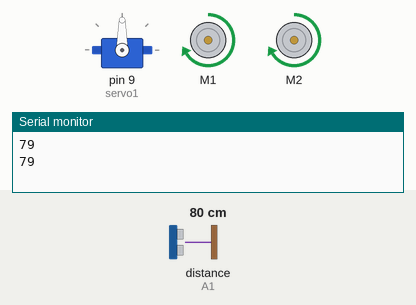
This sketch was run on a simulated Arduino Uno, built with avr-gcc and run on an emulated ATmega328P. Parts: servo, 2 × DC motor (green arrow = forward, orange = backward, longer = faster), the last lines printed to the serial monitor. Wiring (inferred from the names in the program): ultrasonic range finder: trigger A0; echo A1. Inputs (shaded band) come from the test bench; at power-on: distance to the obstacle (sensor on A1) 80 cm. The echo pulse lasts 58.3 µs per cm.

Above: at 1.2 s.
1.3 s: distance to the obstacle (sensor on A1) set to 33 cm
3.2 s: distance to the obstacle (sensor on A1) set to 29 cm
At 6.0 s:
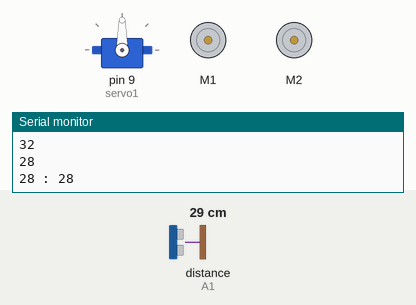
6.2 s: distance to the obstacle (sensor on A1) set to 35 cm
At 7.6 s:
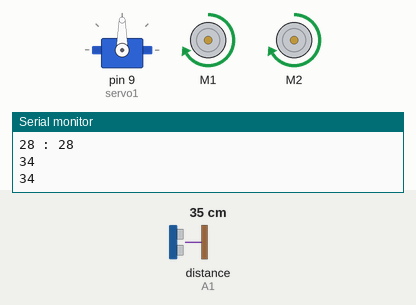
8.0 s: distance to the obstacle (sensor on A1) set to 2 cm
At 8.9 s:
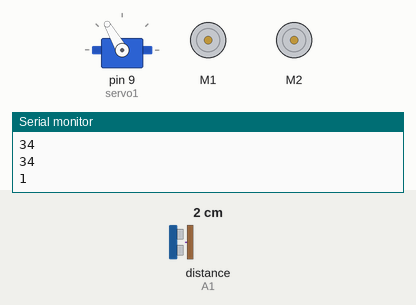
Timing chart, 0 to 12.0 s (numbered marks = the images above; inputs shaded):
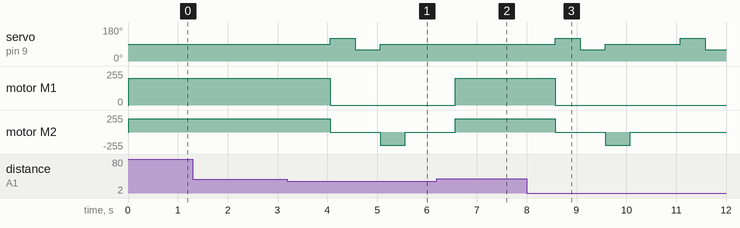

Measured:
- the behaviour switches between 31 and 30 cm on distance to the obstacle (sensor on A1) (found by bisection; images 0 and 1)
- after the input at 3.2 s, servo on pin 9 (servo1): 90° → 120° after 0.85 s, → 60° 0.50 s later, → 90° 0.50 s later; motor M1: forward 200/255 → stopped after 0.85 s; motor M2: forward 200/255 → stopped after 0.85 s, → backward 200/255 1.0 s later, → stopped 0.50 s later
- after the input at 6.2 s, servo on pin 9 (servo1): stays 90° (without the input it goes to 120° after 0.37 s); motor M1, motor M2: stopped → forward 200/255 after 0.37 s
- after the input at 8.0 s, servo on pin 9 (servo1): 90° → 120° after 0.58 s, → 60° 0.50 s later, → 90° 0.50 s later, → 120° 1.5 s later, … (5 changes in this stretch); motor M1: forward 200/255 → stopped after 0.58 s; motor M2: forward 200/255 → stopped after 0.58 s, → backward 200/255 1.0 s later, → stopped 0.50 s later

The sketch:

sketch.ino
```cpp
#include <AFMotor.h>
#include <Servo.h>

// define pins for rangefinder
#define peepPin A0
#define echoPin A1

// define motors
AF_DCMotor motorL(1, MOTOR12_64KHZ);
AF_DCMotor motorR(2, MOTOR12_64KHZ);
Servo servo1;

void setup(){

  Serial.begin(9600);

  // set pin modes for ping
  pinMode(peepPin, OUTPUT);
  pinMode(echoPin, INPUT);

  // attach servo
  servo1.attach(9);
  // look straight ahead
  servo1.write(90);

  // set motor speed
  motorL.setSpeed(200);
  motorR.setSpeed(200);
}

void forward(){
  motorL.run(FORWARD);
  motorR.run(FORWARD);
}

void backward(){
  motorL.run(BACKWARD);
  motorR.run(BACKWARD);
}

void halt(){
  motorR.run(RELEASE);
  motorL.run(RELEASE);
}

long ping(){

  // declare some variables
  long time;

  // send out peep
  digitalWrite(peepPin, LOW);
  delayMicroseconds(2);
  digitalWrite(peepPin, HIGH);
  delayMicroseconds(10);
  digitalWrite(peepPin, LOW);

  // get return time
  time = pulseIn(echoPin, HIGH);

  // return distance in cm
  return time / 58.2;

}

int look(){

  // move rangefinder left and right and check distances
  servo1.write(120);
  delay(500);
  long distanceL = ping();
  delayMicroseconds(20);
  servo1.write(60);
  delay(500);
  long distanceR = ping();
  delayMicroseconds(20);
  servo1.write(90);

  Serial.print(distanceL);
  Serial.print(" : ");
  Serial.println(distanceR);
  // if L > R return L else return R
  if (distanceL > distanceR){
    return 0;
  } else {
    return 1;
  }
}

void avoid(){
  halt();
  if (look() == 1){
    motorR.run(BACKWARD);
  } else {
    motorL.run(BACKWARD);
  }
  delay(500);
  halt();
}

void loop(){

  long distance = 0;

  // check for obstacles
  for(int i = 0;i < 3; i++){
    distance += ping();
  }

  distance = distance / 3;

  Serial.println(distance);

  if (distance < 30) {
    avoid();
  } else {
    forward();
  }

  delay(1000);

}
```
